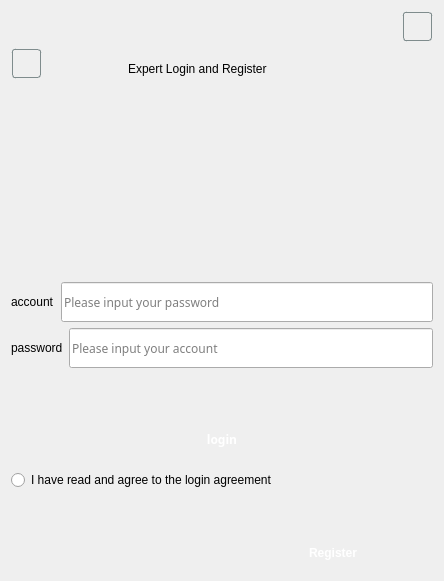
<?xml version="1.0" encoding="UTF-8"?>
<ui version="4.0">
 <class>Widget</class>
 <widget class="QWidget" name="Widget">
  <property name="enabled">
   <bool>true</bool>
  </property>
  <property name="geometry">
   <rect>
    <x>0</x>
    <y>0</y>
    <width>444</width>
    <height>581</height>
   </rect>
  </property>
  <property name="windowTitle">
   <string>Widget</string>
  </property>
  <property name="layoutDirection">
   <enum>Qt::RightToLeft</enum>
  </property>
  <property name="styleSheet">
   <string notr="true">/* 主窗口样式 */
QMainWindow {
    background: qlineargradient(x1: 0, y1: 0, x2: 0, y2: 1,
                                stop: 0 #2c3e50, stop: 1 #34495e);
    border: none;
}

/* 顶部时间标签 */
QLabel#TimeLabel {
    background: transparent;
    color: #ecf0f1;
    font-size: 12px;
    font-weight: bold;
    padding: 4px 8px;
    border-radius: 3px;
}

/* 工具栏按钮 */
QToolButton {
    background: transparent;
    border: 1px solid #7f8c8d;
    border-radius: 3px;
    color: #bdc3c7;
    padding: 4px;
    margin: 1px;
}

QToolButton:hover {
    background: rgba(52, 152, 219, 0.3);
    border: 1px solid #3498db;
    color: #ecf0f1;
}

QToolButton:pressed {
    background: rgba(41, 128, 185, 0.5);
}

/* 消息列表视图 */
QListView {
    background: #ecf0f1;
    border: 1px solid #bdc3c7;
    border-radius: 4px;
    font-size: 14px;
    color: #2c3e50;
    padding: 8px;
    outline: none;
    alternate-background-color: #dfe6e9;
}

QListView::item {
    border-bottom: 1px solid #bdc3c7;
    padding: 8px;
}

QListView::item:selected {
    background: #3498db;
    color: white;
    border-radius: 3px;
}

/* 聊天输入框 */
QTextEdit {
    background: #ffffff;
    border: 2px solid #bdc3c7;
    border-radius: 5px;
    font-size: 14px;
    color: #2c3e50;
    padding: 10px;
    font-family: 'Segoe UI', Arial, sans-serif;
}

QTextEdit:focus {
    border: 2px solid #3498db;
    background: #f8f9fa;
}

/* 功能按钮 */
QPushButton {
    background: qlineargradient(x1: 0, y1: 0, x2: 0, y2: 1,
                                stop: 0 #3498db, stop: 1 #2980b9);
    border: none;
    border-radius: 4px;
    color: white;
    font-size: 12px;
    font-weight: bold;
    padding: 8px 12px;
    margin: 2px;
    min-width: 80px;
}

QPushButton:hover {
    background: qlineargradient(x1: 0, y1: 0, x2: 0, y2: 1,
                                stop: 0 #2980b9, stop: 1 #2573a7);
}

QPushButton:pressed {
    background: qlineargradient(x1: 0, y1: 0, x2: 0, y2: 1,
                                stop: 0 #2573a7, stop: 1 #1f618d);
}

/* 发送按钮特殊样式 */
QPushButton#pushButton_emission {
    background: qlineargradient(x1: 0, y1: 0, x2: 0, y2: 1,
                                stop: 0 #27ae60, stop: 1 #229954);
}

QPushButton#pushButton_emission:hover {
    background: qlineargradient(x1: 0, y1: 0, x2: 0, y2: 1,
                                stop: 0 #229954, stop: 1 #1e7e34);
}

/* 停止按钮特殊样式 */
QPushButton#pushButton_2 {
    background: qlineargradient(x1: 0, y1: 0, x2: 0, y2: 1,
                                stop: 0 #e74c3c, stop: 1 #c0392b);
}

QPushButton#pushButton_2:hover {
    background: qlineargradient(x1: 0, y1: 0, x2: 0, y2: 1,
                                stop: 0 #c0392b, stop: 1 #a93226);
}

/* 菜单栏 */
QMenuBar {
    background: #2c3e50;
    color: #ecf0f1;
    border-bottom: 1px solid #34495e;
}

QMenuBar::item {
    background: transparent;
    padding: 5px 10px;
}

QMenuBar::item:selected {
    background: #3498db;
    border-radius: 3px;
}

/* 状态栏 */
QStatusBar {
    background: #2c3e50;
    color: #bdc3c7;
    font-size: 11px;
    padding: 3px;
    border-top: 1px solid #34495e;
}

/* 分隔符和间隔器 */
QSpacerItem {
    background: transparent;
}</string>
  </property>
  <layout class="QVBoxLayout" name="verticalLayout_2">
   <item>
    <widget class="QToolButton" name="toolButton_close">
     <property name="text">
      <string/>
     </property>
     <property name="icon">
      <iconset resource="icons.qrc">
       <normaloff>:/new/prefix1/imgs/x.png</normaloff>:/new/prefix1/imgs/x.png</iconset>
     </property>
    </widget>
   </item>
   <item>
    <layout class="QHBoxLayout" name="horizontalLayout">
     <item>
      <widget class="QWidget" name="widget_title" native="true">
       <widget class="QLabel" name="label_2">
        <property name="geometry">
         <rect>
          <x>80</x>
          <y>10</y>
          <width>181</width>
          <height>21</height>
         </rect>
        </property>
        <property name="layoutDirection">
         <enum>Qt::RightToLeft</enum>
        </property>
        <property name="text">
         <string>Expert Login and Register</string>
        </property>
       </widget>
      </widget>
     </item>
     <item>
      <widget class="QToolButton" name="toolButton">
       <property name="text">
        <string/>
       </property>
      </widget>
     </item>
    </layout>
   </item>
   <item>
    <widget class="QWidget" name="widget_icon" native="true">
     <property name="sizePolicy">
      <sizepolicy hsizetype="Preferred" vsizetype="Expanding">
       <horstretch>0</horstretch>
       <verstretch>0</verstretch>
      </sizepolicy>
     </property>
     <property name="maximumSize">
      <size>
       <width>16777215</width>
       <height>240</height>
      </size>
     </property>
     <property name="layoutDirection">
      <enum>Qt::LeftToRight</enum>
     </property>
     <layout class="QHBoxLayout" name="horizontalLayout_7">
      <item>
       <layout class="QHBoxLayout" name="horizontalLayout_4">
        <item>
         <spacer name="horizontalSpacer_2">
          <property name="orientation">
           <enum>Qt::Horizontal</enum>
          </property>
          <property name="sizeHint" stdset="0">
           <size>
            <width>40</width>
            <height>20</height>
           </size>
          </property>
         </spacer>
        </item>
        <item>
         <widget class="QLabel" name="label_icon">
          <property name="sizePolicy">
           <sizepolicy hsizetype="Expanding" vsizetype="Preferred">
            <horstretch>0</horstretch>
            <verstretch>0</verstretch>
           </sizepolicy>
          </property>
          <property name="minimumSize">
           <size>
            <width>90</width>
            <height>89</height>
           </size>
          </property>
          <property name="text">
           <string/>
          </property>
          <property name="pixmap">
           <pixmap resource="icons.qrc">:/new/prefix1/imgs/icon.jpg</pixmap>
          </property>
         </widget>
        </item>
        <item>
         <spacer name="horizontalSpacer_3">
          <property name="orientation">
           <enum>Qt::Horizontal</enum>
          </property>
          <property name="sizeHint" stdset="0">
           <size>
            <width>40</width>
            <height>20</height>
           </size>
          </property>
         </spacer>
        </item>
       </layout>
      </item>
     </layout>
    </widget>
   </item>
   <item>
    <widget class="QWidget" name="widget_center" native="true">
     <property name="sizePolicy">
      <sizepolicy hsizetype="Preferred" vsizetype="Expanding">
       <horstretch>0</horstretch>
       <verstretch>0</verstretch>
      </sizepolicy>
     </property>
     <property name="layoutDirection">
      <enum>Qt::LeftToRight</enum>
     </property>
     <layout class="QVBoxLayout" name="verticalLayout">
      <property name="leftMargin">
       <number>0</number>
      </property>
      <property name="topMargin">
       <number>0</number>
      </property>
      <property name="rightMargin">
       <number>0</number>
      </property>
      <property name="bottomMargin">
       <number>0</number>
      </property>
      <item>
       <layout class="QHBoxLayout" name="horizontalLayout_2">
        <item>
         <widget class="QLabel" name="label_account">
          <property name="text">
           <string>account</string>
          </property>
         </widget>
        </item>
        <item>
         <widget class="QLineEdit" name="lineEdit_account">
          <property name="minimumSize">
           <size>
            <width>0</width>
            <height>40</height>
           </size>
          </property>
          <property name="maximumSize">
           <size>
            <width>380</width>
            <height>16777215</height>
           </size>
          </property>
          <property name="font">
           <font>
            <family>Microsoft YaHei</family>
           </font>
          </property>
          <property name="placeholderText">
           <string>Please input your password</string>
          </property>
         </widget>
        </item>
       </layout>
      </item>
      <item>
       <layout class="QHBoxLayout" name="horizontalLayout_3">
        <item>
         <widget class="QLabel" name="label_password">
          <property name="text">
           <string>password</string>
          </property>
         </widget>
        </item>
        <item>
         <widget class="QLineEdit" name="lineEdit_password">
          <property name="minimumSize">
           <size>
            <width>0</width>
            <height>40</height>
           </size>
          </property>
          <property name="maximumSize">
           <size>
            <width>380</width>
            <height>16777215</height>
           </size>
          </property>
          <property name="font">
           <font>
            <family>Microsoft YaHei</family>
           </font>
          </property>
          <property name="placeholderText">
           <string>Please input your account</string>
          </property>
         </widget>
        </item>
       </layout>
      </item>
      <item>
       <spacer name="verticalSpacer_3">
        <property name="orientation">
         <enum>Qt::Vertical</enum>
        </property>
        <property name="sizeHint" stdset="0">
         <size>
          <width>20</width>
          <height>40</height>
         </size>
        </property>
       </spacer>
      </item>
      <item>
       <widget class="QPushButton" name="pushButton_login">
        <property name="enabled">
         <bool>true</bool>
        </property>
        <property name="minimumSize">
         <size>
          <width>108</width>
          <height>50</height>
         </size>
        </property>
        <property name="maximumSize">
         <size>
          <width>10000</width>
          <height>16777215</height>
         </size>
        </property>
        <property name="font">
         <font>
          <family>Microsoft YaHei</family>
          <pointsize>-1</pointsize>
          <bold>true</bold>
         </font>
        </property>
        <property name="text">
         <string>login</string>
        </property>
        <property name="checkable">
         <bool>true</bool>
        </property>
        <property name="autoRepeat">
         <bool>false</bool>
        </property>
       </widget>
      </item>
      <item>
       <widget class="QRadioButton" name="radioButton_xieyi">
        <property name="text">
         <string>I have read and agree to the login agreement</string>
        </property>
       </widget>
      </item>
      <item>
       <spacer name="verticalSpacer_2">
        <property name="orientation">
         <enum>Qt::Vertical</enum>
        </property>
        <property name="sizeHint" stdset="0">
         <size>
          <width>20</width>
          <height>40</height>
         </size>
        </property>
       </spacer>
      </item>
      <item>
       <widget class="QPushButton" name="pushButton_more">
        <property name="maximumSize">
         <size>
          <width>200</width>
          <height>16777215</height>
         </size>
        </property>
        <property name="layoutDirection">
         <enum>Qt::RightToLeft</enum>
        </property>
        <property name="text">
         <string>Register</string>
        </property>
       </widget>
      </item>
     </layout>
    </widget>
   </item>
  </layout>
 </widget>
 <resources>
  <include location="icons.qrc"/>
 </resources>
 <connections/>
</ui>
